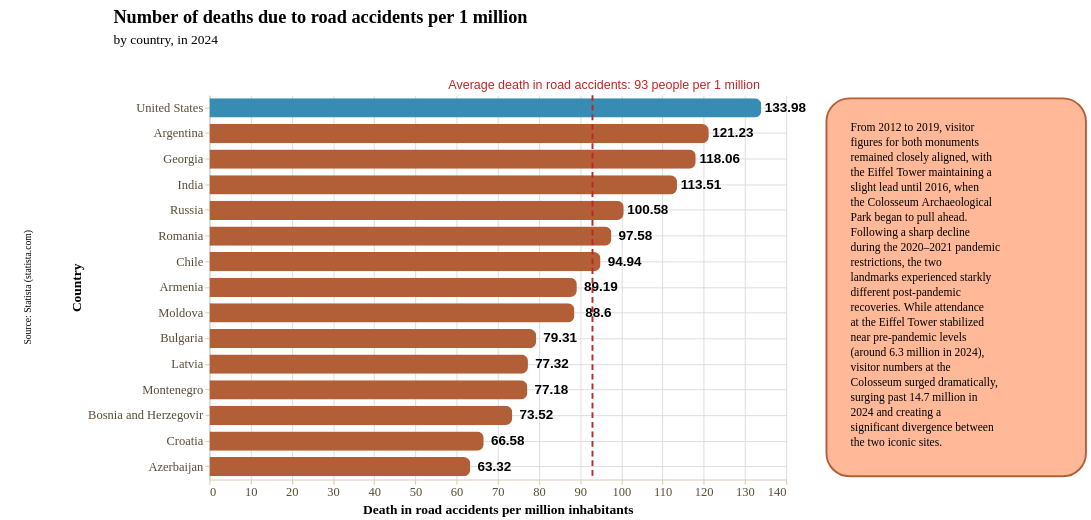

Here is the notebook cell this chart was saved with:
### Markdown cell above
Data story with **bar chart**

### Code cell
story = (
    pn.Story(
    #Builing the Story class object
        data = death_road_accidents,
        width = 600,
        height = 400,
        template = orangeBlueTemplate #Using orangeBlueTemplate
    )

    #Method invocation
    #Bar chart
    .mark_bar(
        cornerRadiusEnd = 7,
        size = 20
    )

    #Data encoding
    #To create a horizontal bar chart we plot the cathegorical data on Y and the numerical data on X
    .encode(
        y = alt.Y(
            "country:N",
            title = "Country", 
            axis = alt.Axis(
                grid = True,
            ),
            sort = "-x" #Sorting the data in a descending order
        ),
        x = alt.X(
            "death:Q",
            title = "Death in road accidents per million inhabitants",
            axis = alt.Axis(
                grid = True
            ),
        ),
    )
    
    #Data source
    .add_source(
        text = "Source: Statista (statista.com)",
        position = "left",
        align = "center"
    )
    
    #Title and subtitle
    .add_title(
        title = "Number of deaths due to road accidents per 1 million",
        subtitle = "by country, in 2024",
        align = "left"
    )

    #Context area (on the right)
    .add_context(
        text = "From 2012 to 2019, visitor figures for both monuments remained closely aligned, with the Eiffel Tower maintaining a slight lead until 2016, when the Colosseum Archaeological Park began to pull ahead. Following a sharp decline during the 2020–2021 pandemic restrictions, the two landmarks experienced starkly different post-pandemic recoveries. While attendance at the Eiffel Tower stabilized near pre-pandemic levels (around 6.3 million in 2024), visitor numbers at the Colosseum surged dramatically, surging past 14.7 million in 2024 and creating a significant divergence between the two iconic sites.",
        position = "right",
    )

    #Highlighting line (mean)
    .add_line(
        orientation = "vertical",
        value = death_road_accidents["death"],
        math = "mean",
        label_text = "Average death in road accidents: 93 people per 1 million",
        label_font_size = 13,
        label_dx = -150,
    )

    .add_labels_chart(
        values = "death:Q",
        font_weight = "bold",
        font_size = 14,
        dx = 25
    )

    #Highlighing bar
    .add_highlight("United States")

    .render()
)

story

### Figure 1 — Vega-Lite specification as saved in the notebook (floating-point values rounded to 4 significant figures)
{"config": {"view": {"continuousWidth": 300, "continuousHeight": 300, "strokeWidth": 0}, "axis": {"domainColor": "#d8c9ad", "grid": false, "labelColor": "#594a37", "labelFont": "Oswald", "labelFontSize": 13, "tickColor": "#d8c9ad", "titleColor": "#000000", "titleFont": "Oswald", "titleFontSize": 14}, "axisX": {"labelAngle": 0, "labelExpr": "length(datum.label) > 12 ? replace(datum.label, /\\s+/, '\\n') : datum.label", "labelLineHeight": 14}, "bar": {"color": "rgb(178, 95, 56)"}, "legend": {"labelColor": "#594a37", "labelFont": "Oswald", "labelFontSize": 12, "titleColor": "#000000", "titleFont": "Oswald", "titleFontSize": 12}, "line": {"color": "rgb(178, 95, 56)"}, "mark": {"strokeWidth": 2.5}, "point": {"color": "#000000", "filled": true, "size": 75}, "range": {"category": ["rgb(178, 95, 56)", "rgb(56, 139, 178)", "#348035", "#a46cc2", "#d96027"]}, "title": {"color": "#000000", "font": "Oswald", "fontSize": 19}}, "vconcat": [{"layer": [{"mark": {"type": "text", "align": "left", "baseline": "top", "color": "#000000", "font": "Oswald", "fontSize": 19, "fontWeight": "bold", "text": "Number of deaths due to road accidents per 1 million"}, "encoding": {"x": {"value": 0}, "y": {"value": 4}}}, {"mark": {"type": "text", "align": "left", "baseline": "top", "color": "#000000", "font": "Oswald", "fontSize": 14, "text": "by country, in 2024"}, "encoding": {"x": {"value": 0}, "y": {"value": 30}}}], "data": {"name": "data-6fad5c34291b82fc9632cbce143d677a"}, "height": 58, "width": 900.0}, {"hconcat": [{"hconcat": [{"data": {"name": "data-6fad5c34291b82fc9632cbce143d677a"}, "mark": {"type": "text", "align": "center", "angle": 270, "baseline": "middle", "color": "rgb(0, 0, 0)", "font": "Oswald", "fontSize": 10, "lineBreak": "\n", "text": "Source: Statista (statista.com)"}, "encoding": {"x": {"value": 24.0}, "y": {"value": 200.0}}, "height": 400, "width": 48}, {"layer": [{"mark": {"type": "bar", "cornerRadiusEnd": 7, "size": 20}, "encoding": {"color": {"condition": {"test": "(datum['country'] === 'United States')", "value": "rgb(56, 139, 178)"}, "value": "rgb(178, 95, 56)"}, "x": {"axis": {"grid": true}, "field": "death", "title": "Death in road accidents per million inhabitants", "type": "quantitative"}, "y": {"axis": {"grid": true}, "field": "country", "sort": "-x", "title": "Country", "type": "nominal"}}}, {"mark": {"type": "text", "align": "center", "angle": 0, "color": "rgb(0, 0, 0)", "dx": 25, "dy": 0, "fontSize": 14, "fontWeight": "bold", "lineBreak": "\n"}, "encoding": {"text": {"field": "death", "type": "quantitative"}, "x": {"axis": {"grid": true}, "field": "death", "title": "Death in road accidents per million inhabitants", "type": "quantitative"}, "y": {"axis": {"grid": true}, "field": "country", "sort": "-x", "title": "Country", "type": "nominal"}}}, {"layer": [{"data": {"name": "data-d02b791ff5a3e3b4f1eaede61eb605d4"}, "mark": {"type": "rule", "color": "rgb(191, 38, 38)", "strokeDash": [6, 4], "strokeWidth": 2}, "encoding": {"x": {"field": "x", "type": "quantitative"}}}, {"data": {"name": "data-862eeaa8d4659ece3e1a91a78e47501d"}, "mark": {"type": "text", "align": "left", "color": "rgb(191, 38, 38)", "dx": -150, "dy": 0, "fontSize": 13, "fontStyle": "normal", "fontWeight": "normal"}, "encoding": {"text": {"value": "Average death in road accidents: 93 people per 1 million"}, "x": {"field": "x", "type": "quantitative"}, "y": {"value": -10}}}]}], "data": {"name": "data-011c7433e042d1a62fe0a378136ed9b8"}, "height": 400, "width": 600}]}, {"layer": [{"mark": {"type": "rect", "color": "rgb(255, 185, 153)", "cornerRadius": 24.0, "opacity": 1.0, "stroke": "rgb(178, 95, 56)", "strokeWidth": 2.0}, "encoding": {"x": {"value": 0}, "x2": {"value": 270.0}, "y": {"value": 3.4}, "y2": {"value": 396.6}}}, {"mark": {"type": "text", "align": "left", "baseline": "top", "color": "rgb(0, 0, 0)", "font": "Oswald", "fontSize": 12, "fontStyle": "normal", "fontWeight": "normal", "lineBreak": "\n", "lineHeight": 15.6, "text": "From 2012 to 2019, visitor\nfigures for both monuments\nremained closely aligned, with\nthe Eiffel Tower maintaining a\nslight lead until 2016, when\nthe Colosseum Archaeological\nPark began to pull ahead.\nFollowing a sharp decline\nduring the 2020–2021 pandemic\nrestrictions, the two\nlandmarks experienced starkly\ndifferent post-pandemic\nrecoveries. While attendance\nat the Eiffel Tower stabilized\nnear pre-pandemic levels\n(around 6.3 million in 2024),\nvisitor numbers at the\nColosseum surged dramatically,\nsurging past 14.7 million in\n2024 and creating a\nsignificant divergence between\nthe two iconic sites."}, "encoding": {"x": {"value": 25}, "y": {"value": 28.4}}}], "data": {"name": "data-6fad5c34291b82fc9632cbce143d677a"}, "height": 393.2, "width": 270.0}]}], "center": true, "resolve": {"axis": {"x": "shared", "y": "shared"}}, "$schema": "https://vega.github.io/schema/vega-lite/v6.4.1.json", "datasets": {"data-6fad5c34291b82fc9632cbce143d677a": [{"_": 0}], "data-011c7433e042d1a62fe0a378136ed9b8": [{"country": "United States", "death": 134.0}, {"country": "Argentina", "death": 121.2}, {"country": "Georgia", "death": 118.1}, {"country": "India", "death": 113.5}, {"country": "Russia", "death": 100.6}, {"country": "Romania", "death": 97.58}, {"country": "Chile", "death": 94.94}, {"country": "Armenia", "death": 89.19}, {"country": "Moldova", "death": 88.6}, {"country": "Bulgaria", "death": 79.31}, {"country": "Latvia", "death": 77.32}, {"country": "Montenegro", "death": 77.18}, {"country": "Bosnia and Herzegovir", "death": 73.52}, {"country": "Croatia", "death": 66.58}, {"country": "Azerbaijan", "death": 63.32}], "data-d02b791ff5a3e3b4f1eaede61eb605d4": [{"x": 92.99}], "data-862eeaa8d4659ece3e1a91a78e47501d": [{"x": 92.99, "label_y": 0}]}}
